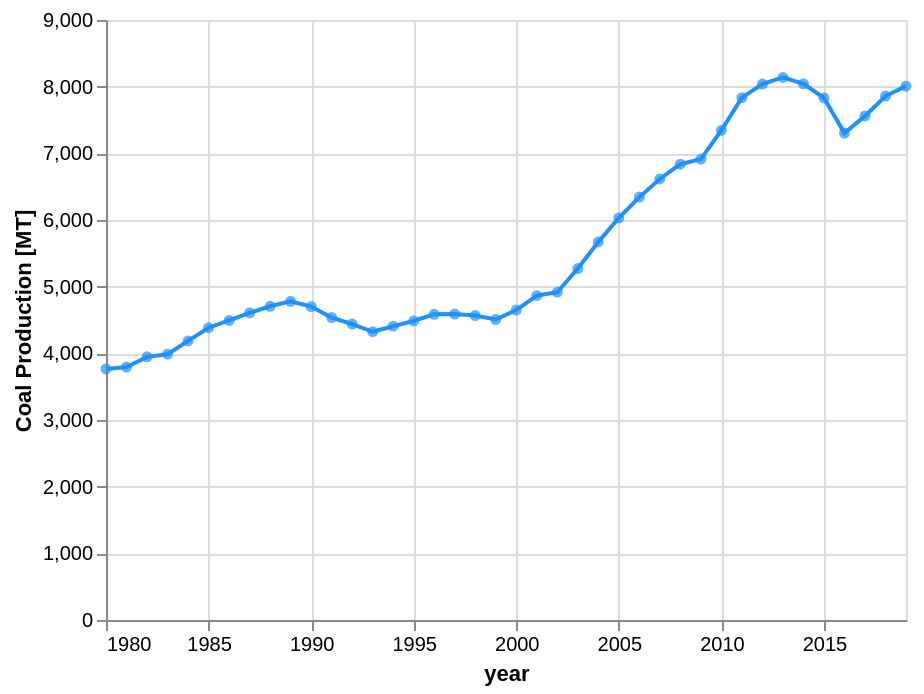

Specify this chart in Vega-Lite:
### Vega-Lite specification from a JSON file in a GitHub repository (floating-point values rounded to 4 significant figures)
{"config": {"view": {"continuousWidth": 400, "continuousHeight": 300}}, "layer": [{"mark": {"type": "line", "color": "dodgerblue"}, "encoding": {"tooltip": [{"type": "temporal", "field": "year", "format": "%Y", "title": "year"}, {"type": "nominal", "field": "MT", "format": ".2f"}], "x": {"type": "temporal", "field": "year", "timeUnit": "year", "title": "year"}, "y": {"type": "quantitative", "field": "MT", "title": "Coal Production [MT]"}}}, {"mark": {"type": "point", "color": "dodgerblue", "filled": true}, "encoding": {"tooltip": [{"type": "temporal", "field": "year", "format": "%Y", "title": "year"}, {"type": "nominal", "field": "MT", "format": ".2f"}], "x": {"type": "temporal", "field": "year", "timeUnit": "year", "title": "year"}, "y": {"type": "quantitative", "field": "MT", "title": "Coal Production [MT]"}}}], "data": {"name": "data-dc3f80d52795951dfae7cf0519edcdca"}, "$schema": "https://vega.github.io/schema/vega-lite/v5.json", "datasets": {"data-dc3f80d52795951dfae7cf0519edcdca": [{"year": "1980-01-01T00:00:00", "MT": 3766.0}, {"year": "1981-01-01T00:00:00", "MT": 3795.0}, {"year": "1982-01-01T00:00:00", "MT": 3947.0}, {"year": "1983-01-01T00:00:00", "MT": 3986.0}, {"year": "1984-01-01T00:00:00", "MT": 4187.0}, {"year": "1985-01-01T00:00:00", "MT": 4384.0}, {"year": "1986-01-01T00:00:00", "MT": 4494.0}, {"year": "1987-01-01T00:00:00", "MT": 4606.0}, {"year": "1988-01-01T00:00:00", "MT": 4706.0}, {"year": "1989-01-01T00:00:00", "MT": 4780.0}, {"year": "1990-01-01T00:00:00", "MT": 4702.0}, {"year": "1991-01-01T00:00:00", "MT": 4537.0}, {"year": "1992-01-01T00:00:00", "MT": 4440.0}, {"year": "1993-01-01T00:00:00", "MT": 4324.0}, {"year": "1994-01-01T00:00:00", "MT": 4407.0}, {"year": "1995-01-01T00:00:00", "MT": 4486.0}, {"year": "1996-01-01T00:00:00", "MT": 4586.0}, {"year": "1997-01-01T00:00:00", "MT": 4590.0}, {"year": "1998-01-01T00:00:00", "MT": 4567.0}, {"year": "1999-01-01T00:00:00", "MT": 4507.0}, {"year": "2000-01-01T00:00:00", "MT": 4649.0}, {"year": "2001-01-01T00:00:00", "MT": 4866.0}, {"year": "2002-01-01T00:00:00", "MT": 4917.0}, {"year": "2003-01-01T00:00:00", "MT": 5272.0}, {"year": "2004-01-01T00:00:00", "MT": 5671.0}, {"year": "2005-01-01T00:00:00", "MT": 6032.0}, {"year": "2006-01-01T00:00:00", "MT": 6344.0}, {"year": "2007-01-01T00:00:00", "MT": 6615.0}, {"year": "2008-01-01T00:00:00", "MT": 6837.0}, {"year": "2009-01-01T00:00:00", "MT": 6914.0}, {"year": "2010-01-01T00:00:00", "MT": 7346.0}, {"year": "2011-01-01T00:00:00", "MT": 7836.0}, {"year": "2012-01-01T00:00:00", "MT": 8040.0}, {"year": "2013-01-01T00:00:00", "MT": 8139.0}, {"year": "2014-01-01T00:00:00", "MT": 8043.0}, {"year": "2015-01-01T00:00:00", "MT": 7831.0}, {"year": "2016-01-01T00:00:00", "MT": 7304.0}, {"year": "2017-01-01T00:00:00", "MT": 7560.0}, {"year": "2018-01-01T00:00:00", "MT": 7859.0}, {"year": "2019-01-01T00:00:00", "MT": 8008.0}]}}
